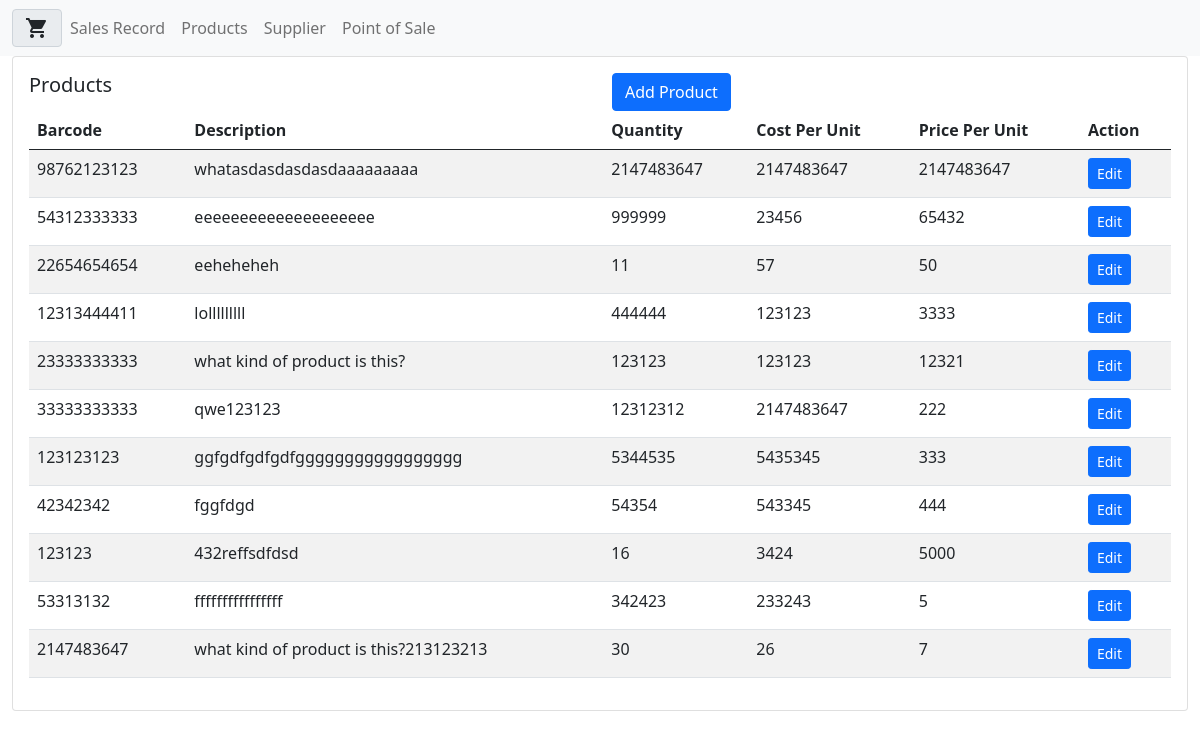
Before: /products.php with the older database file.
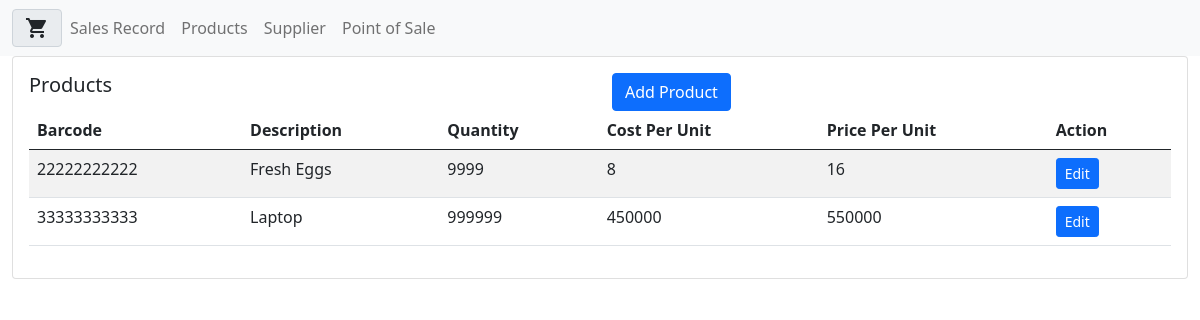
After: the same page with the newer database file.
### tables this page shows
CREATE TABLE `supply` (
  `id` bigint(20) UNSIGNED NOT NULL,
  `barcode` varchar(11) DEFAULT NULL,
  `product_desc` text DEFAULT NULL,
  `quantity` int(11) DEFAULT NULL,
  `cost_per_unit` int(11) DEFAULT NULL,
  `supplier_id_code` char(8) DEFAULT NULL,
  `unit_price` int(11) NOT NULL
);

### products.php (called while the page is built, shortened)
<?php
include('template/products.php');
?>

### controller/manage_products.php (called while the page is built, shortened)
<?php
 include('models/products_model.php');
 $product = new Products($conn);
?>

### models/products_model.php (called while the page is built, shortened)
<?php
class Products{
    private $connnection;
    public function __construct($conn){
        $this->connnection = $conn;
    }
    public function getProducts(){
        $sql = "SELECT * FROM supply order by id desc";
        $result = $this->connnection->query($sql);
        $supplies =array();
        if (!$result) {
            echo "An error occurred.\n".mysqli_error($this->connnection);
            exit;
        }
        else{
            while($row = mysqli_fetch_array($result)){
                $supplies[] = $row;
            }
        }
        return $supplies;
    }
}
?>

### template/products.php (the view, shortened to what this page needs)
<?php
include('includes/header.php');
include('includes/navbar.php');
include('controller/manage_products.php');
?>
<div class="container-fluid">
<div class="card">
  <div class="card-body">
  <div class="row">
    <div class="col">
    <h5 class="card-title">Products</h5>
    </div>
    <div class="col">
    <button type="button" class="btn btn-primary float-right" data-bs-toggle="modal" data-bs-target="#add_product">
  Add Product
</button>
    </div>
</div>
  <div class="row" style="height: 90%">
        <div class="col-xl-12">
        <div class="table-responsive">
    <table id="example" class="table table-striped">
        <thead>
            <tr>
                <th>Barcode</th>
                <th>Description</th>
                <th>Quantity</th>
                <th>Cost Per Unit</th>
                <th>Price Per Unit</th>
               <th>Action</th>
            </tr>
        </thead>
        <tbody>
              <?php
                foreach( $product->getProducts() as $row ){
                  $id = $row['id'];
                  $barcode = $row['barcode'];
                  $product_desc = $row['product_desc'];
                  $quantity = $row['quantity'];
                  $cost_per_unit = $row['cost_per_unit'];
                  $unit_price = $row['unit_price'];
                  echo'
                    <tr>
                      <td>'.$barcode.'</td>
                      <td>'.$product_desc.'</td>
                      <td>'.$quantity.'</td>
                      <td>'.$cost_per_unit.'</td>
                      <td>'.$unit_price.'</td>
                      <td>
                      <button class="btn btn-sm btn-icon btn-3 btn-primary" type="button" data-bs-toggle="modal" data-bs-target="#edit_modal'.$id.'">
                        <span class="btn-inner--text">Edit</span>
                    </button>
                    </td>
                    </tr>
                    <div class="modal fade" id="edit_modal'.$id.'" tabindex="-1" role="dialog" aria-labelledby="exampleModalLabel" aria-hidden="true">
                        <input type="text" class="form-control" name="id" id="id" placeholder="Product Name" value="'.$id.'" hidden>
                              <input type="text" class="form-control"  name="barcode"  maxlength="11" id="exampleFormControlInput1" placeholder="Enter Barcode Number"  value="'.$barcode.'" required    >
                             <input type="text" class="form-control" id="exampleFormControlInput1"name="product_desc"  id="product_desc"  placeholder="Enter Description of Product"  value="'.$product_desc.'" required>
                             <input type="number" class="form-control" id="exampleFormControlInput1" name="quantity" id="quantity" placeholder="Quantity" value="'.$quantity.'" required>
                            <input type="number" class="form-control" id="exampleFormControlInput1" name="cost_per_unit" id="cost_per_unit" placeholder="Cost" value="'.$cost_per_unit.'" required>
                           <input type="number" class="form-control" id="exampleFormControlInput1" name="unit_price" id="unit_price" placeholder="Unit Price" value="'.$unit_price.'" required>
                  ';
                }
                ?>
        </tbody>
    </table>
    </div>
</div>
  </div>
</div>
</div>
</div>

Changed rows visible on the page:
removed supply: barcode "98762123123", product_desc "whatasdasdasdasdaaaaaaaaa", quantity "2147483647", cost_per_unit "2147483647", unit_price "2147483647"
removed supply: barcode "54312333333", product_desc "eeeeeeeeeeeeeeeeeeee", quantity "999999", cost_per_unit "23456", unit_price "65432"
removed supply: barcode "22654654654", product_desc "eeheheheh", quantity "11", cost_per_unit "57", unit_price "50"
removed supply: barcode "12313444411", product_desc "lolllllllll", quantity "444444", cost_per_unit "123123", unit_price "3333"
removed supply: barcode "23333333333", product_desc "what kind of product is this?", quantity "123123", cost_per_unit "123123", unit_price "12321"
removed supply: barcode "33333333333", product_desc "qwe123123", quantity "12312312", cost_per_unit "2147483647", unit_price "222"
removed supply: barcode "123123123", product_desc "ggfgdfgdfgdfggggggggggggggggg", quantity "5344535", cost_per_unit "5435345", unit_price "333"
removed supply: barcode "42342342", product_desc "fggfdgd", quantity "54354", cost_per_unit "543345", unit_price "444"
removed supply: barcode "123123", product_desc "432reffsdfdsd", quantity "16", cost_per_unit "3424", unit_price "5000"
removed supply: barcode "53313132", product_desc "ffffffffffffffff", quantity "342423", cost_per_unit "233243", unit_price "5"
removed supply: barcode "2147483647", product_desc "what kind of product is this?213123213", quantity "30", cost_per_unit "26", unit_price "7"
added supply: barcode "22222222222", product_desc "Fresh Eggs", quantity "9999", cost_per_unit "8", unit_price "16"
added supply: barcode "33333333333", product_desc "Laptop", quantity "999999", cost_per_unit "450000", unit_price "550000"
